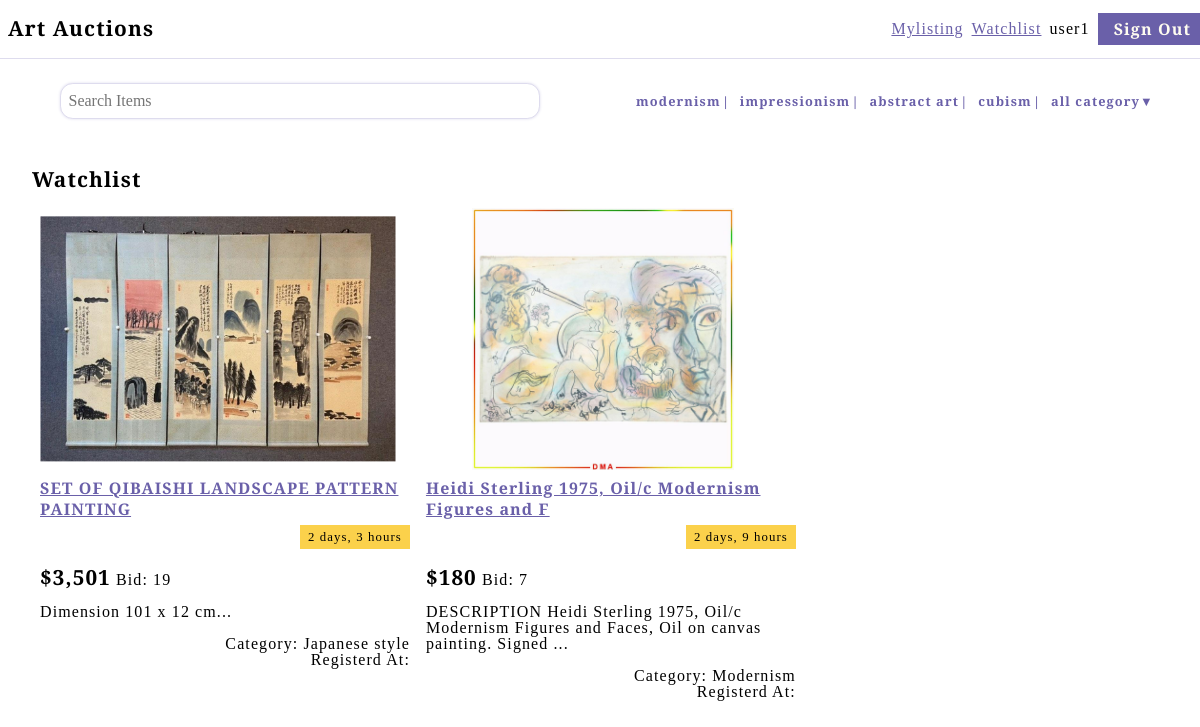
The app's page /watchlist (signed in) with its own data.
### auctions/models.py (models this page shows, shortened)
class User(AbstractUser):
    watchlist = models.ManyToManyField('ListingProduct')

class Category(models.Model):
    category = models.CharField(max_length=20)
    image = models.ImageField(null=True)
    def __str__(self):
        return f"{self.category}"

class ListingProduct(models.Model):
    product_name = models.CharField(max_length=50)
    detailed_description = models.TextField(max_length=1500)
    start_price = models.IntegerField()
    bid_period = models.DateTimeField()
    current_price = models.IntegerField()
    image = models.ImageField()
    category = models.ForeignKey(Category, on_delete=models.PROTECT)
    listed_by = models.ForeignKey(User, on_delete=models.CASCADE)
    registerd_at = models.DateTimeField(auto_now=True)
    is_closed = models.BooleanField(default=False)
    @property
    def short_discription(self):
        return f"{self.detailed_description[:100]}..."

### auctions/views.py (the view)
# urls.py: path("watchlist", views.watchlist, name="watchlist"),
@login_required
def watchlist(request):
    user = User.objects.get(id=request.user.id)
    watchlists = user.watchlist.all().order_by("is_closed", "bid_period")
    d = {
        "page_title": "Watchlist",
        "watchlists": watchlists
    }
    return render(request, "auctions/watchlist.html", d)

### auctions/context_processors.py (called while the page is built)
def constant_text(request):
    queryset = Category.objects.filter(id__range=(1,4))
    return {
        "tz": get_localzone(),
        "categories": queryset
    }

### auctions/templates/auctions/watchlist.html (shortened to what this page needs)
{% extends "auctions/layout2.html" %}
{% load static %}
{% load humanize %}
{% load tz %}
{% block content %}
    {% for watchlist in watchlists %}
        <div class="item--flex">
                <div class="flex">
                    <div class="img-outer--lists">
                        <div class="img-inner">
                            <img src="{{ watchlist.image.url }}" alt="listing image" width="150">
                        </div>
                    </div>
                </div>
            <h3>
                <a href="{% url 'listing' watchlist.id %}">{{ watchlist.product_name }}</a>
            </h3>
            <p class="align-r">
                <span class="tag bg-yellow">
                    {% if watchlist.is_closed %}
                        closed
                    {% else %}
                        {{ watchlist.bid_period | timeuntil }}
                    {% endif %}
                </span>
            </p>
            <div class="block-sm">
                <strong>${{ watchlist.current_price | floatformat:"0" | intcomma }}</strong>
                Bid: {{ watchlist.bidrecord_set.count }}
            </div>
            <div class="block-sm">
                <p>{{ watchlist.short_discription }}</p>
            </div>
            <div class="block-sm align-r">
                <p>Category: {{ watchlist.category }}</p>
                <p>Registerd At: {{ watchlist.registerd_at | timezone:tz }}</p>
            </div>
        </div>
    {% empty %}
        <p>No watchlists.</p>
    {% endfor %}
{% endblock %}

### auctions/templates/auctions/nav.html (shortened to what this page needs)
<h1>
    <a href="{% url 'index' %}">Art Auctions</a>
</h1>
{% if user.is_authenticated %}
    <a href="{% url 'mylisting' %}" class="ml-auto textline" style="margin-right: .5rem;">
        Mylisting
    </a>
    <a href="{% url 'watchlist' %}" class="textline" style="margin-right: .5rem;">
        Watchlist
    </a>
    <p>
        {{ user.username }}
    </p>
    <a href="{% url 'logout' %}" class="btn bg-blue">
        Sign Out
    </a>
{% endif %}

### auctions/templates/auctions/category.html
{% load static %}
{% for category in categories %}
    <a href="{% url 'index' %}?category={{ category.category }}">
        {{ category.category | lower }}
    </a>
{% endfor %}
<a href="{% url 'categories' %}">all category▼</a>

### auctions/static/auctions/styles.css (style rules this page uses)
body { min-width: 1223px; font-size: 16px; font-family: 'Josefin Slab', serif; font-weight: 400; line-height: 1rem; letter-spacing: 1.1px; }
a, a:link, a:hover, a:visited { color: #6a60a9; text-decoration: none; }
h1, h2, h3, h4 { margin: .5rem 0; line-height: 1.6rem; }
h1 { font-size: 1.3rem; font-weight: 900; }
h1 a, h1 a:link, h1 a:visited, h1 a:hover { color: #000; }
h3 { font-size: 1rem; font-weight: 700; line-height: 1.3rem; }
h3 a, h3 a:link, h3 a:visited, h3 a:hover { text-decoration: underline; }
strong { font-size: 1.3rem; font-weight: 900; }
img { width: 100%; height: auto; }
#category a { padding: 0 .35rem; margin: 0 .25rem; color: #6a60a9; font-size: .8rem; font-weight: 700; position: relative; }
#category a::after { top: 0; right: -.25rem; position: absolute; content: "|"; }
#category a:last-child::after { content:"" }
#content .item--flex { margin-bottom: 2rem; padding: 0 .5rem; width: 33.3%; height: 27rem; display: flex; flex-flow: column; box-sizing: border-box; }
.ml-auto { margin-left: auto !important; }
.align-r { text-align: right; }
.bg-blue { background: #6a60a9; color: #fffcf0 !important; }
.bg-yellow { background: #fbd14b; }
.btn { margin: 0 .5rem; padding: .5rem 1rem; font-weight: 600; text-decoration: none; display: inline-block; }
.flex { display: flex; justify-content: flex-start; align-items: center; }
.block-sm { margin: .5rem 0; }
.img-outer--lists { width: 355px; height: 262px; display: flex; justify-content: center; align-items: center; position: relative; }
.img-inner { width: 100%; height: 100%; display: flex; justify-content: center; align-items: center; }
.img-inner img { width: auto; height: auto; max-width: 100%; max-height: 100%; position: absolute; top: 50%; left: 50%; transform: translate(-50%, -50%); overflow: hidden; }
.textline { text-decoration: underline !important; }
.tag { padding: .3rem .5rem; font-size: .8rem; }

### records on screen
User: username "user1"
Category: category "modernism"
Category: category "impressionism"
Category: category "abstract art"
Category: category "cubism"
ListingProduct: image (picture), product_name "SET OF QIBAISHI LANDSCAPE PATTERN PAINTING", bid_period "2 days, 3 hours", current_price "3,501", bidrecord_set.count "19", short_discription "Dimension 101 x 12 cm...", category "Japanese style"
ListingProduct: image (picture), product_name "Heidi Sterling 1975, Oil/c Modernism Figures and F", bid_period "2 days, 9 hours", current_price "180", bidrecord_set.count "7", short_discription "DESCRIPTION Heidi Sterling 1975, Oil/c Modernism Figures and Faces, Oil on canvas painting. Signed ...", category "Modernism"

### other values on screen
{{ page_title }} "Watchlist"
